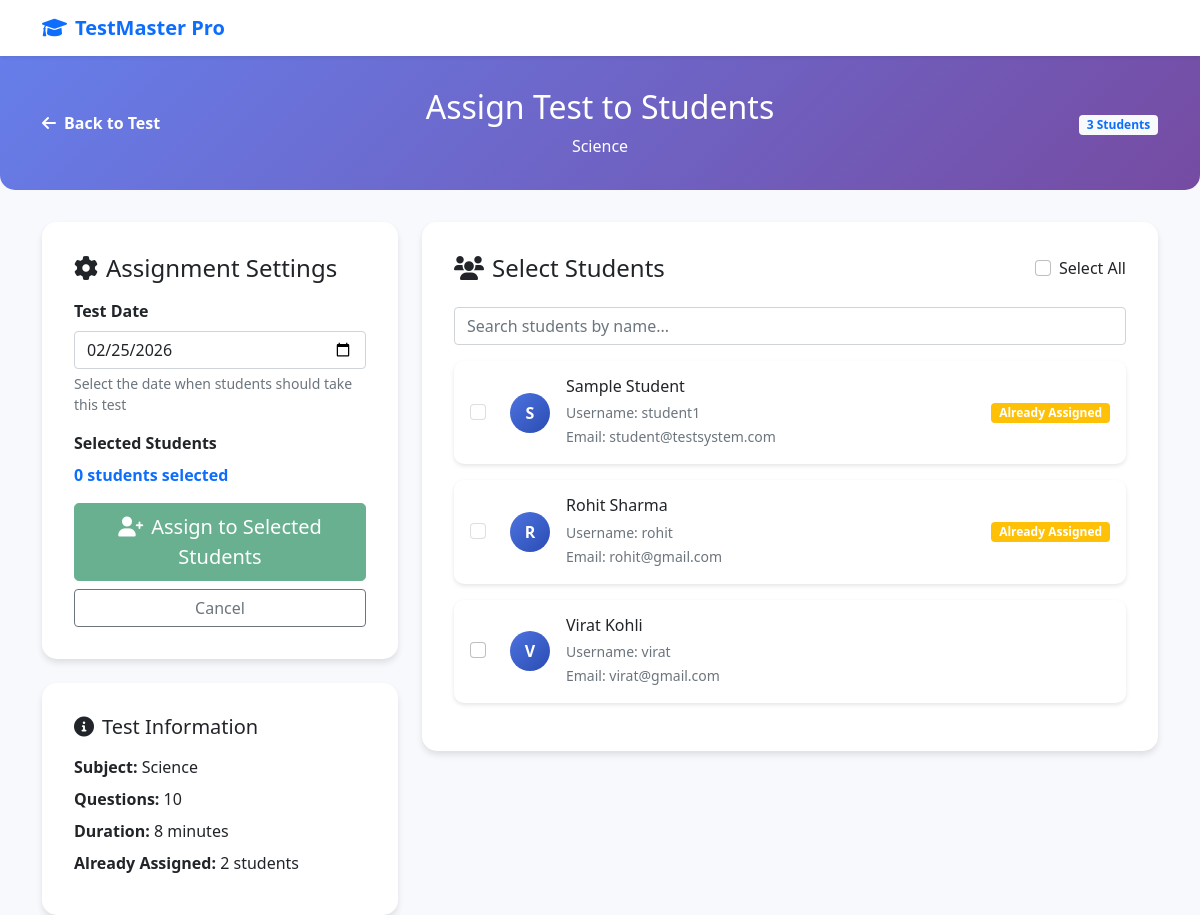
Page /teacher/assign_test/1 (signed in) on the committed database.
### models.py (models this page shows)
class TestPaper(db.Model):
    id = db.Column(db.Integer, primary_key=True)
    name = db.Column(db.String(200), nullable=False)
    description = db.Column(db.Text)
    subject = db.Column(db.String(100), nullable=False)
    total_questions = db.Column(db.Integer, nullable=False)
    duration = db.Column(db.Integer, nullable=False)
    created_by = db.Column(db.Integer, db.ForeignKey('user.id'), nullable=False)
    created_at = db.Column(db.DateTime, default=lambda: datetime.now(timezone.utc))
    is_active = db.Column(db.Boolean, default=True)
    questions = db.relationship('TestQuestion', backref='test_paper', cascade='all, delete-orphan')

class User(db.Model):
    id = db.Column(db.Integer, primary_key=True)
    username = db.Column(db.String(80), unique=True, nullable=False)
    password_hash = db.Column(db.String(120), nullable=False)
    role = db.Column(db.String(20), nullable=False)
    name = db.Column(db.String(100), nullable=False)
    email = db.Column(db.String(120))
    is_active = db.Column(db.Boolean, default=True)
    created_at = db.Column(db.DateTime, default=lambda: datetime.now(timezone.utc))
    last_login = db.Column(db.DateTime)

### app.py (the view, shortened to what this page needs)
@app.route('/teacher/assign_test/<int:test_id>', methods=['GET', 'POST'])
@login_required('teacher')
def assign_test_to_students(test_id):
    try:
        test = TestPaper.query.filter_by(id=test_id, created_by=session['user_id']).first_or_404()
        students = User.query.filter_by(role='student', is_active=True).all()
        assigned_students = TestAssignment.query.filter_by(test_paper_id=test_id).all()
        assigned_student_ids = [assignment.student_id for assignment in assigned_students]
        today = datetime.now().date().isoformat()
        return render_template('assign_to_students.html',
                             test=test,
                             students=students,
                             assigned_student_ids=assigned_student_ids,
                             today=today)
    except Exception as e:
        logger.error(f"Test assignment error: {str(e)}")
        flash('Error assigning test.', 'danger')
        return redirect(url_for('manage_tests'))

### app.py (called while the page is built)
def login_required(role=None):
    def decorator(f):
        @wraps(f)
        def decorated_function(*args, **kwargs):
            if 'user_id' not in session:
                flash('Please log in to access this page.', 'warning')
                return redirect(url_for('login'))
            user = db.session.get(User, session['user_id'])
            if not user or not user.is_active:
                session.clear()
                flash('Your account is not active or has been deleted.', 'danger')
                return redirect(url_for('login'))
            if role and session.get('role') != role:
                flash('You do not have permission to access this page.', 'danger')
                return redirect(url_for('dashboard'))
            return f(*args, **kwargs)
        return decorated_function
    return decorator

### templates/assign_to_students.html (shortened to what this page needs)
<!DOCTYPE html>
<html lang="en">
<head>
    <link href="https://cdn.jsdelivr.net/npm/bootstrap@5.1.3/dist/css/bootstrap.min.css" rel="stylesheet">
    <link rel="stylesheet" href="https://cdnjs.cloudflare.com/ajax/libs/font-awesome/6.0.0/css/all.min.css">
</head>
<body>
    <nav class="navbar navbar-light bg-white shadow-sm">
        <div class="container">
            <a class="navbar-brand fw-bold text-primary" href="{{ url_for('teacher_dashboard') }}">
                <i class="fas fa-graduation-cap me-2"></i>TestMaster Pro
            </a>
        </div>
    </nav>
    <div class="assign-header">
        <div class="container">
            <div class="row align-items-center">
                <div class="col">
                    <a href="{{ url_for('view_test', test_id=test.id) }}" class="back-btn">
                        <i class="fas fa-arrow-left me-2"></i>Back to Test
                    </a>
                </div>
                <div class="col text-center">
                    <h1 class="h2 mb-2">Assign Test to Students</h1>
                    <p class="mb-0">{{ test.name }}</p>
                </div>
                <div class="col text-end">
                    <span class="badge bg-light text-primary">{{ students|length }} Students</span>
                </div>
            </div>
        </div>
    </div>
    <div class="container">
        <div class="row">
            <div class="col-lg-4">
                <div class="form-card mb-4">
                    <h4 class="mb-3"><i class="fas fa-cog me-2"></i>Assignment Settings</h4>
                    <form method="POST">
                        <div class="mb-3">
                            <label for="test_date" class="form-label fw-bold">Test Date</label>
                            <input type="date" class="form-control" id="test_date" name="test_date" required
                                   min="{{ today }}" value="{{ today }}">
                            <div class="form-text">Select the date when students should take this test</div>
                        </div>
                        <div class="mb-3">
                            <label class="form-label fw-bold">Selected Students</label>
                            <div id="selectedCount" class="text-primary fw-bold">0 students selected</div>
                        </div>
                        <div class="d-grid gap-2">
                            <button type="submit" class="btn btn-success btn-lg" id="assignBtn" disabled>
                                <i class="fas fa-user-plus me-2"></i>Assign to Selected Students
                            </button>
                            <a href="{{ url_for('view_test', test_id=test.id) }}" class="btn btn-outline-secondary">
                                Cancel
                            </a>
                        </div>
                    </form>
                </div>
                <div class="form-card">
                    <h5 class="mb-3"><i class="fas fa-info-circle me-2"></i>Test Information</h5>
                    <div class="mb-2">
                        <strong>Subject:</strong> {{ test.subject }}
                    </div>
                    <div class="mb-2">
                        <strong>Questions:</strong> {{ test.total_questions }}
                    </div>
                    <div class="mb-2">
                        <strong>Duration:</strong> {{ test.duration }} minutes
                    </div>
                    <div class="mb-2">
                        <strong>Already Assigned:</strong> {{ assigned_student_ids|length }} students
                    </div>
                </div>
            </div>
            <div class="col-lg-8">
                <div class="form-card">
                    <div class="d-flex justify-content-between align-items-center mb-4">
                        <h4 class="mb-0"><i class="fas fa-users me-2"></i>Select Students</h4>
                        <div class="form-check">
                            <input class="form-check-input" type="checkbox" id="selectAll">
                            <label class="form-check-label" for="selectAll">
                                Select All
                            </label>
                        </div>
                    </div>
                    <div class="mb-3">
                        <input type="text" class="form-control" id="studentSearch" placeholder="Search students by name...">
                    </div>
                    <div id="studentsContainer">
                        {% if students %}
                            {% for student in students %}
                            <div class="student-card p-3 student-item {% if student.id in assigned_student_ids %}border-warning{% endif %}"
                                 data-student-id="{{ student.id }}"
                                 data-student-name="{{ student.name }}">
                                <div class="d-flex align-items-center">
                                    <div class="form-check me-3">
                                        <input class="form-check-input student-checkbox" type="checkbox"
                                               value="{{ student.id }}"
                                               {% if student.id in assigned_student_ids %}disabled{% endif %}>
                                    </div>
                                    <div class="student-avatar me-3">
                                        {{ student.name[0]|upper }}
                                    </div>
                                    <div class="flex-grow-1">
                                        <h6 class="mb-1">{{ student.name }}</h6>
                                        <small class="text-muted">Username: {{ student.username }}</small>
                                        {% if student.email %}
                                        <br><small class="text-muted">Email: {{ student.email }}</small>
                                        {% endif %}
                                    </div>
                                    {% if student.id in assigned_student_ids %}
                                    <span class="badge bg-warning">Already Assigned</span>
                                    {% endif %}
                                </div>
                            </div>
                            {% endfor %}
                        {% else %}
                        <div class="text-center py-5">
                            <i class="fas fa-user-slash fa-3x text-muted mb-3"></i>
                            <h5 class="text-muted">No Students Available</h5>
                            <p class="text-muted">There are no active students in the system.</p>
                        </div>
                        {% endif %}
                    </div>
                </div>
            </div>
        </div>
    </div>
</body>
</html>

### templates/assign_to_students.html (style rules this page uses)
body { background-color: #f8f9fc; font-family: 'Segoe UI', Tahoma, Geneva, Verdana, sans-serif; }
.assign-header { background: linear-gradient(135deg, #667eea 0%, #764ba2 100%); color: white; padding: 2rem 0; margin-bottom: 2rem; border-radius: 0 0 15px 15px; }
.student-card { background: white; border: none; border-radius: 10px; box-shadow: 0 2px 4px rgba(0, 0, 0, 0.1); margin-bottom: 1rem; transition: all 0.3s ease; }
.form-card { background: white; border-radius: 15px; box-shadow: 0 4px 6px rgba(0, 0, 0, 0.1); padding: 2rem; }
.back-btn { color: white; text-decoration: none; font-weight: 600; transition: opacity 0.3s; }
.student-avatar { width: 40px; height: 40px; background: linear-gradient(135deg, #4e73df 0%, #2a4cb3 100%); border-radius: 50%; display: flex; align-items: center; justify-content: center; color: white; font-weight: bold; }

### rows in the picture
TestPaper: name "Science", subject "Science", total_questions "10", duration "8"
User: name "S", name "Sample Student", username "student1", email "student@testsystem.com", shows "Already Assigned"
User: name "R", name "Rohit Sharma", username "rohit", email "rohit@gmail.com", shows "Already Assigned"
User: name "V", name "Virat Kohli", username "virat", email "virat@gmail.com"

### other values in the picture
{{ students|length }} "3"
{{ assigned_student_ids|length }} "2"
